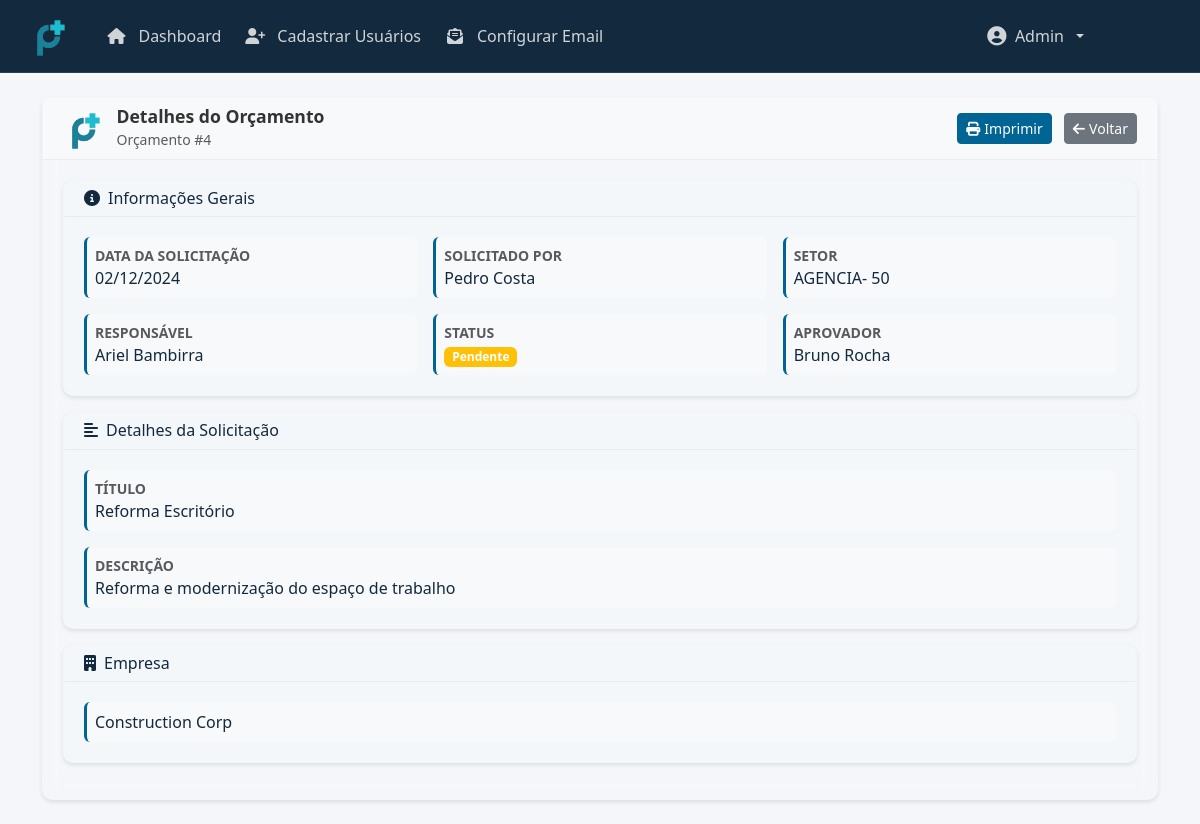
The page /budget/4 (signed in) on the database its author committed.
### models.py (models this page shows, shortened)
class User(UserMixin, db.Model):
    id = db.Column(db.Integer, primary_key=True)
    name = db.Column(db.String(100), nullable=False)
    email = db.Column(db.String(120), unique=True, nullable=False)
    password = db.Column(db.String(200), nullable=False)
    contact = db.Column(db.String(20))
    role = db.Column(db.String(20), nullable=False)  # 'administrador', 'aprovador', 'solicitante'
    is_active = db.Column(db.Boolean, default=True)
    budgets_requested = db.relationship('Budget', backref='solicitante', lazy=True, foreign_keys='Budget.solicitante_id')
    budgets_approved = db.relationship('Budget', backref='aprovador', lazy=True, foreign_keys='Budget.aprovador_id')

class Budget(db.Model):
    id = db.Column(db.Integer, primary_key=True)
    title = db.Column(db.String(100), nullable=False)
    description = db.Column(db.Text, nullable=False)
    requested_name = db.Column(db.String(100), nullable=False)  # Nome do Cadastrador
    solicitado = db.Column(db.String(100), nullable=False)  # Nome do Solicitante
    sector = db.Column(db.String(100), nullable=False)  # Setor (antigo agency)
    status = db.Column(db.String(20), default='pendente')
    request_date = db.Column(db.DateTime, default=datetime.utcnow)
    solicitante_id = db.Column(db.Integer, db.ForeignKey('user.id'), nullable=False)
    aprovador_id = db.Column(db.Integer, db.ForeignKey('user.id'), nullable=False)
    companies = db.relationship('Company', backref='budget', lazy=True, cascade='all, delete-orphan')

class Company(db.Model):
    id = db.Column(db.Integer, primary_key=True)
    name = db.Column(db.String(100), nullable=False)
    budget_id = db.Column(db.Integer, db.ForeignKey('budget.id'), nullable=False)
    attachment_filename = db.Column(db.String(200))
    attachment_path = db.Column(db.String(500))

### routes.py (the view)
@app.route('/budget/<int:id>')
@login_required
def view_budget(id):
    budget = Budget.query.get_or_404(id)
    if current_user.role == 'aprovador' and budget.aprovador_id != current_user.id:
        flash('Você só pode visualizar orçamentos designados a você', 'danger')
        return redirect(url_for('dashboard'))
    if current_user.role == 'solicitante' and budget.solicitante_id != current_user.id:
        flash('Você só pode visualizar seus próprios orçamentos', 'danger')
        return redirect(url_for('dashboard'))
    return render_template('view_budget.html', budget=budget)

### app.py (called while the page is built)
def create_app():
    app = Flask(__name__)
    app.config.from_object(Config)
    if not os.path.exists(app.config['UPLOAD_FOLDER']):
        os.makedirs(app.config['UPLOAD_FOLDER'])
    db.init_app(app)
    login_manager.init_app(app)
    mail.init_app(app)
    migrate.init_app(app, db)
    csrf.init_app(app)
    login_manager.login_view = 'login'
    @login_manager.user_loader
    def load_user(user_id):
        from models import User
        return User.query.get(int(user_id))
    return app

### templates/view_budget.html (shortened to what this page needs)
{% extends "base.html" %}
{% block content %}
<div class="container mt-4">
    <div class="card">
        <div class="card-header d-flex justify-content-between align-items-center bg-light py-2">
            <div class="d-flex align-items-center">
                <img src="{{ url_for('static', filename='img/logo-planeje.png') }}" alt="Planeje+" style="height: 40px; margin-right: 15px;">
                <div>
                    <h5 class="mb-0">Detalhes do Orçamento</h5>
                    <small class="text-muted">Orçamento #{{ budget.id }}</small>
                </div>
            </div>
            <div>
                <a href="{{ url_for('print_budget', id=budget.id) }}" class="btn btn-primary btn-sm me-2" target="_blank">
                    <i class="fas fa-print me-1"></i>Imprimir
                </a>
                <a href="{{ url_for('dashboard') }}" class="btn btn-secondary btn-sm">
                    <i class="fas fa-arrow-left me-1"></i>Voltar
                </a>
            </div>
        </div>
        <div class="card-body">
            <div class="card mb-3">
                <div class="card-header py-2">
                    <h6 class="mb-0"><i class="fas fa-info-circle me-2"></i>Informações Gerais</h6>
                </div>
                <div class="card-body">
                    <div class="row row-cols-1 row-cols-md-3 g-3">
                        <div class="col">
                            <div class="border-start border-primary border-3 bg-light p-2 rounded">
                                <small class="text-uppercase fw-bold d-block text-muted">Data da Solicitação</small>
                                <span>{{ budget.request_date.strftime('%d/%m/%Y') }}</span>
                            </div>
                        </div>
                        <div class="col">
                            <div class="border-start border-primary border-3 bg-light p-2 rounded">
                                <small class="text-uppercase fw-bold d-block text-muted">Solicitado por</small>
                                <span>{{ budget.solicitado }}</span>
                            </div>
                        </div>
                        <div class="col">
                            <div class="border-start border-primary border-3 bg-light p-2 rounded">
                                <small class="text-uppercase fw-bold d-block text-muted">Setor</small>
                                <span>{{ budget.sector }}</span>
                            </div>
                        </div>
                        <div class="col">
                            <div class="border-start border-primary border-3 bg-light p-2 rounded">
                                <small class="text-uppercase fw-bold d-block text-muted">Responsável</small>
                                <span>{{ budget.solicitante.name }}</span>
                            </div>
                        </div>
                        <div class="col">
                            <div class="border-start border-primary border-3 bg-light p-2 rounded">
                                <small class="text-uppercase fw-bold d-block text-muted">Status</small>
                                <span class="badge {% if budget.status == 'pendente' %}bg-warning
                                           {% elif budget.status == 'aprovado' %}bg-success
                                           {% else %}bg-danger{% endif %}">
                                    {{ budget.status|title }}
                                </span>
                            </div>
                        </div>
                        <div class="col">
                            <div class="border-start border-primary border-3 bg-light p-2 rounded">
                                <small class="text-uppercase fw-bold d-block text-muted">Aprovador</small>
                                <span>{{ budget.aprovador.name }}</span>
                            </div>
                        </div>
                    </div>
                </div>
            </div>
            <div class="card mb-3">
                <div class="card-header py-2">
                    <h6 class="mb-0"><i class="fas fa-align-left me-2"></i>Detalhes da Solicitação</h6>
                </div>
                <div class="card-body">
                    <div class="border-start border-primary border-3 bg-light p-2 rounded mb-3">
                        <small class="text-uppercase fw-bold d-block text-muted">Título</small>
                        <span>{{ budget.title }}</span>
                    </div>
                    <div class="border-start border-primary border-3 bg-light p-2 rounded">
                        <small class="text-uppercase fw-bold d-block text-muted">Descrição</small>
                        <span>{{ budget.description }}</span>
                    </div>
                </div>
            </div>
            {% if budget.companies %}
            <div class="card mb-3">
                <div class="card-header py-2">
                    <h6 class="mb-0"><i class="fas fa-building me-2"></i>Empresa</h6>
                </div>
                <div class="card-body">
                    <div class="border-start border-primary border-3 bg-light p-2 rounded">
                        <span>{{ budget.companies[0].name }}</span>
                    </div>
                </div>
            </div>
            {% endif %}
        </div>
    </div>
</div>
{% endblock %}

### templates/base.html (shortened to what this page needs)
<!DOCTYPE html>
<html lang="pt-br">
<head>
    <link href="https://cdn.jsdelivr.net/npm/bootstrap@5.3.0/dist/css/bootstrap.min.css" rel="stylesheet">
    <link href="https://cdnjs.cloudflare.com/ajax/libs/font-awesome/6.4.0/css/all.min.css" rel="stylesheet">
    <link href="{{ url_for('static', filename='css/base.css') }}" rel="stylesheet">
</head>
<body>
    <div class="toast-container position-fixed top-0 end-0 p-3">
    </div>
    <div class="content-wrapper">
        {% if not request.endpoint == 'login' and not request.endpoint == 'reset_password_request' and not request.endpoint == 'reset_password' %}
        <nav class="navbar navbar-expand-lg">
            <div class="container-fluid">
                <a class="navbar-brand" href="{{ url_for('dashboard') }}">
                    <img src="{{ url_for('static', filename='img/logo-planeje.png') }}" alt="Logo Planeje+" height="40">
                </a>
                <div class="collapse navbar-collapse" id="navbarNav">
                    {% if current_user.is_authenticated %}
                    <ul class="navbar-nav me-auto">
                        <li class="nav-item">
                            <a class="nav-link {% if request.endpoint == 'dashboard' %}active{% endif %}" href="{{ url_for('dashboard') }}">
                                <i class="fas fa-home me-1"></i>Dashboard
                            </a>
                        </li>
                        {% if current_user.role == 'administrador' %}
                        <li class="nav-item">
                            <a class="nav-link {% if request.endpoint == 'register' %}active{% endif %}" href="{{ url_for('register') }}">
                                <i class="fas fa-user-plus me-1"></i>Cadastrar Usuários
                            </a>
                        </li>
                        <li class="nav-item">
                            <a class="nav-link {% if request.endpoint == 'email_config' %}active{% endif %}" href="{{ url_for('email_config') }}">
                                <i class="fas fa-envelope-open-text me-1"></i>Configurar Email
                            </a>
                        </li>
                        {% endif %}
                    </ul>
                    <div class="header-user-menu">
                        <ul class="navbar-nav">
                            <li class="nav-item dropdown">
                                <a class="nav-link dropdown-toggle user-menu" href="#"
                                   id="userDropdown" role="button"
                                   data-bs-toggle="dropdown">
                                    <i class="fas fa-user-circle"></i>
                                    <span>{{ current_user.name }}</span>
                                </a>
                            </li>
                        </ul>
                    </div>
                    {% endif %}
                </div>
            </div>
        </nav>
        {% endif %}
        {% block content %}{% endblock %}
    </div>
</body>
</html>

### static/css/base.css (style rules this page uses)
:root { --primary-color: #0066b3; --primary-dark: #005294; --primary-light: #e6f3ff; --success-color: #43A047; --warning-color: #FFA000; --danger-color: #E53935; --text-primary: #333333; --text-secondary: #666666; --background-main: #f5f6fa; --background-dark: #1e2632; --border-color: #e0e0e0; }
body { background-color: var(--background-main); color: var(--text-primary); min-height: 100vh; transition: background-color 0.3s ease, color 0.3s ease; }
.card { border: none; box-shadow: 0 2px 4px rgba(0,0,0,0.1); border-radius: 10px; background: white; margin-bottom: 1.5rem; transition: all 0.3s ease; border: 1px solid rgba(0,0,0,0.1); }
.card-header { background-color: transparent; border-bottom: 1px solid rgba(0,0,0,0.05); padding: 1.25rem; border-radius: 10px 10px 0 0; }
.card-header h5 { color: var(--text-primary); font-weight: 600; font-size: 1.1rem; margin: 0; }
.card-body { padding: 1.25rem; }
.navbar { background-color: #1e2632 !important; padding: 1rem; border-bottom: 1px solid rgba(255, 255, 255, 0.1); }
.navbar-brand img { height: 40px; }
.navbar-brand { padding: 0; margin-right: 2rem; }
.navbar-nav { margin-right: 30px; }
.navbar-nav .nav-item { margin-right: 20px; }
.navbar-nav .nav-link { padding: 8px 15px; }
.header-user-menu { margin-left: auto; padding-right: 30px; }
.header-user-menu .nav-link { display: flex; align-items: center; gap: 8px; }
.navbar .nav-link { color: rgba(255, 255, 255, 0.8) !important; font-weight: 500; display: flex; align-items: center; gap: 8px; padding: 8px 16px; border-radius: 6px; transition: all 0.3s ease; }
.navbar .nav-link i { font-size: 16px; width: 20px; text-align: center; }
.navbar .nav-item:not(:last-child) { margin-right: 8px; }
.header-user-menu .nav-link { display: flex; align-items: center; gap: 0.5rem; padding: 0.5rem 1rem; }
.header-user-menu .nav-link i { font-size: 1.2rem; }
.header-user-menu { display: flex; align-items: center; }

### templates/base.html (style rules this page uses)
:root { --color-dark: #13293d; --color-primary: #006494; --color-secondary: #247ba0; --color-accent: #1b98e0; --color-light: #e8f1f2; --bs-primary: var(--color-primary); --bs-primary-rgb: 0, 100, 148; --bs-secondary: var(--color-secondary); --bs-secondary-rgb: 36, 123, 160; --bs-body-color: var(--color-dark); --bs-body-bg: var(--color-light); --bs-link-color: var(--color-accent); --bs-link-hover-color: var(--color-secondary); --transition-speed: 0.3s; }
.btn-primary { background-color: var(--color-primary); border-color: var(--color-primary); }
.navbar { background-color: var(--color-dark) !important; border-bottom: 1px solid rgba(232, 241, 242, 0.1); }
.card { background-color: rgba(232, 241, 242, 0.05); border: 1px solid rgba(232, 241, 242, 0.1); backdrop-filter: blur(10px); }
body { font-family: 'Segoe UI', system-ui, -apple-system, sans-serif; transition: background-color var(--transition-speed), color var(--transition-speed); }
.content-wrapper { flex: 1 0 auto; display: flex; flex-direction: column; }

### rows shown on the page
User: name "Admin"
Budget: id "4", request_date "02/12/2024", solicitado "Pedro Costa", sector "AGENCIA- 50", status "Pendente", title "Reforma Escritório", description "Reforma e modernização do espaço de trabalho"
User: solicitante.name "Ariel Bambirra"
User: aprovador.name "Bruno Rocha"
Company: name "Construction Corp"
